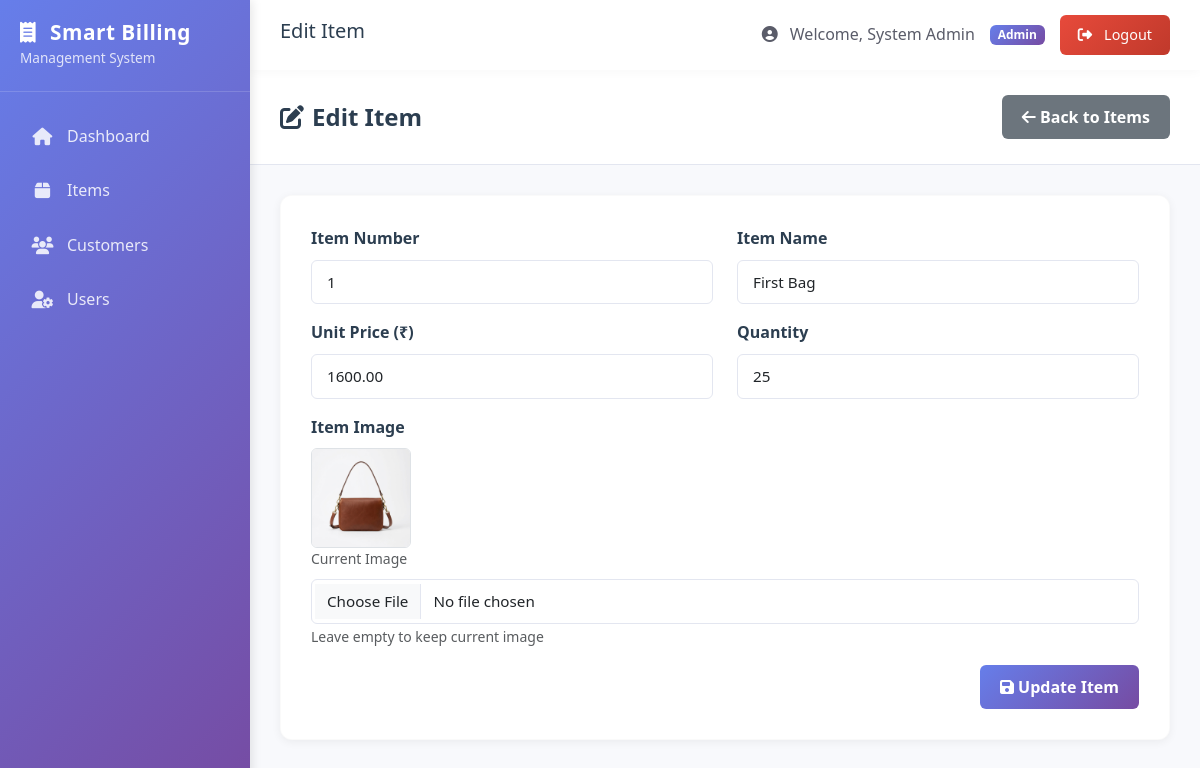
Page /smart-billing-1-3/admin/edit_item.php?id=1 (signed in) on the committed database.
### tables this page shows
CREATE TABLE `items` (
  `id` int(11) NOT NULL AUTO_INCREMENT,
  `item_number` int(11) NOT NULL,
  `item_name` varchar(150) NOT NULL,
  `discount` decimal(5,2) DEFAULT 0.00,
  `unit_price` decimal(10,2) NOT NULL,
  `status` enum('Active','Inactive') DEFAULT 'Active',
  `description` text DEFAULT NULL,
  `quantity` int(11) NOT NULL DEFAULT 0,
  `added_by` int(11) DEFAULT NULL,
  `created_at` timestamp NOT NULL DEFAULT current_timestamp(),
  `image` varchar(255) DEFAULT NULL,
  PRIMARY KEY (`id`),
  UNIQUE KEY `item_number` (`item_number`)
);

### smart-billing-1-3/admin/edit_item.php (the view, shortened to what this page needs)
<?php
require_once '../config/db.php';
$item_id = (int) $_GET['id'];
$result = $conn->query("SELECT * FROM items WHERE id = $item_id");
$item = $result->fetch_assoc();
include '../includes/header.php';
?>
<?php include '../includes/sidebar.php'; ?>
<main class="main-content">
    <?php include '../includes/topnav.php'; ?>
    <div class="content-body">
        <div class="page-header">
            <h4><i class="fas fa-edit me-2"></i>Edit Item</h4>
            <a href="items.php" class="btn btn-secondary">
                <i class="fas fa-arrow-left"></i> Back to Items
            </a>
        </div>
        <div class="form-card">
            <form method="POST" enctype="multipart/form-data">
                <div class="row">
                    <div class="col-md-6 mb-3">
                        <label class="form-label">Item Number</label>
                        <input type="number" name="item_number" class="form-control"
                            value="<?= $item['item_number']; ?>" required>
                    </div>
                    <div class="col-md-6 mb-3">
                        <label class="form-label">Item Name</label>
                        <input type="text" name="item_name" class="form-control"
                            value="<?= htmlspecialchars($item['item_name']); ?>" required>
                    </div>
                </div>
                <div class="row">
                    <div class="col-md-6 mb-3">
                        <label class="form-label">Unit Price (₹)</label>
                        <input type="number" step="0.01" name="unit_price" class="form-control"
                            value="<?= $item['unit_price']; ?>" required>
                    </div>
                    <div class="col-md-6 mb-3">
                        <label class="form-label">Quantity</label>
                        <input type="number" name="quantity" class="form-control" value="<?= $item['quantity']; ?>"
                            required>
                    </div>
                </div>
                <div class="mb-3">
                    <label class="form-label">Item Image</label>
                    <?php if ($item['image']): ?>
                        <div class="mb-2">
                            <img src="../uploads/items/<?= $item['image']; ?>" width="100" class="rounded border">
                            <small class="d-block text-muted">Current Image</small>
                        </div>
                    <?php endif; ?>
                    <input type="file" name="image" class="form-control" accept="image/*">
                    <small class="text-muted">Leave empty to keep current image</small>
                </div>
                <div class="text-end">
                    <button type="submit" class="btn btn-primary">
                        <i class="fas fa-save"></i> Update Item
                    </button>
                </div>
            </form>
        </div>
    </div>
</main>
<?php include '../includes/footer.php'; ?>

### smart-billing-1-3/assets/css/style.css (style rules this page uses)
:root { --primary-color: #667eea; --primary-gradient: linear-gradient(135deg, #667eea 0%, #764ba2 100%); --secondary-color: #764ba2; --success-color: #1cc88a; --success-gradient: linear-gradient(135deg, #1cc88a 0%, #13855c 100%); --warning-color: #f6c23e; --warning-gradient: linear-gradient(135deg, #f6c23e 0%, #dda20a 100%); --danger-color: #e74a3b; --danger-gradient: linear-gradient(135deg, #e74a3b 0%, #c0392b 100%); --info-color: #36b9cc; --info-gradient: linear-gradient(135deg, #36b9cc 0%, #258391 100%); --dark-color: #2c3e50; --text-color: #5a5c69; --light-color: #f8f9fc; --border-color: #e3e6f0; --sidebar-width: 250px; --header-height: 70px; --box-shadow: 0 2px 10px rgba(0, 0, 0, 0.06); --hover-shadow: 0 4px 20px rgba(0, 0, 0, 0.1); --transition: all 0.3s cubic-bezier(0.4, 0, 0.2, 1); }
* { margin: 0; padding: 0; box-sizing: border-box; }
body { font-family: 'Segoe UI', Tahoma, Geneva, Verdana, sans-serif; background-color: var(--light-color); color: var(--text-color); overflow-x: hidden; line-height: 1.6; }
h1, h2, h3, h4, h5, h6 { color: var(--dark-color); margin-bottom: 0.5rem; }
.main-content { margin-left: var(--sidebar-width); padding: 0; min-height: 100vh; transition: var(--transition); display: flex; flex-direction: column; }
.content-body { padding: 30px; flex: 1; }
.page-header { background: white; padding: 25px 30px; margin: -30px -30px 30px -30px; border-bottom: 1px solid var(--border-color); display: flex; align-items: center; justify-content: space-between; }
.page-header h4 { margin: 0; color: var(--dark-color); font-size: 1.5rem; font-weight: 700; }
.form-card { background: white; border-radius: 12px; padding: 30px; box-shadow: var(--box-shadow); border: 1px solid rgba(0,0,0,0.02); }
.form-label { font-weight: 600; color: var(--dark-color); margin-bottom: 8px; display: block; }
.form-control { width: 100%; padding: 10px 15px; border: 1px solid var(--border-color); border-radius: 6px; font-size: 0.95rem; transition: var(--transition); outline: none; }
.btn { padding: 10px 20px; border-radius: 6px; border: none; cursor: pointer; font-weight: 600; transition: var(--transition); text-decoration: none; display: inline-block; }
.btn-primary { background: var(--primary-gradient); color: white; }
.btn-secondary { background: #6c757d; color: white; }

### rows in the picture
items: item_number "1", item_name "First Bag", unit_price "1600.00", quantity "25", image (picture)

### other values in the picture
$page_title "Edit Item"
$_SESSION['name'] "System Admin"
$_SESSION['role'] "Admin"
